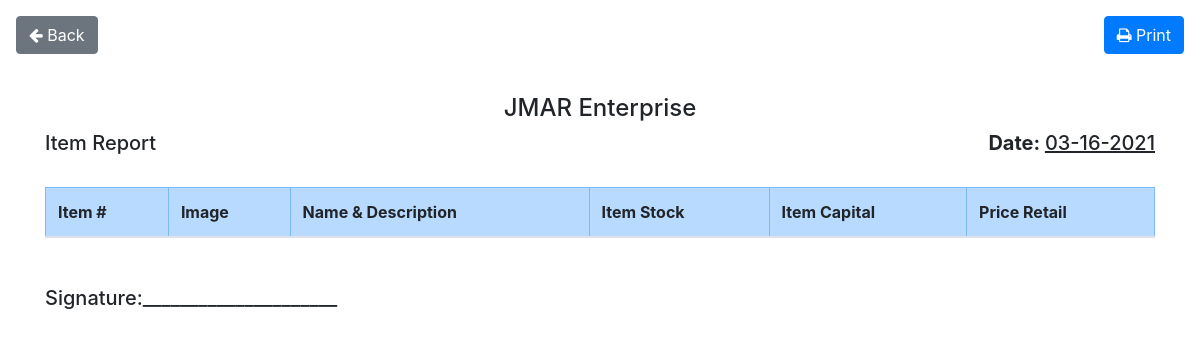
The page /includes/all-items.php (signed in) on the database as committed earlier.
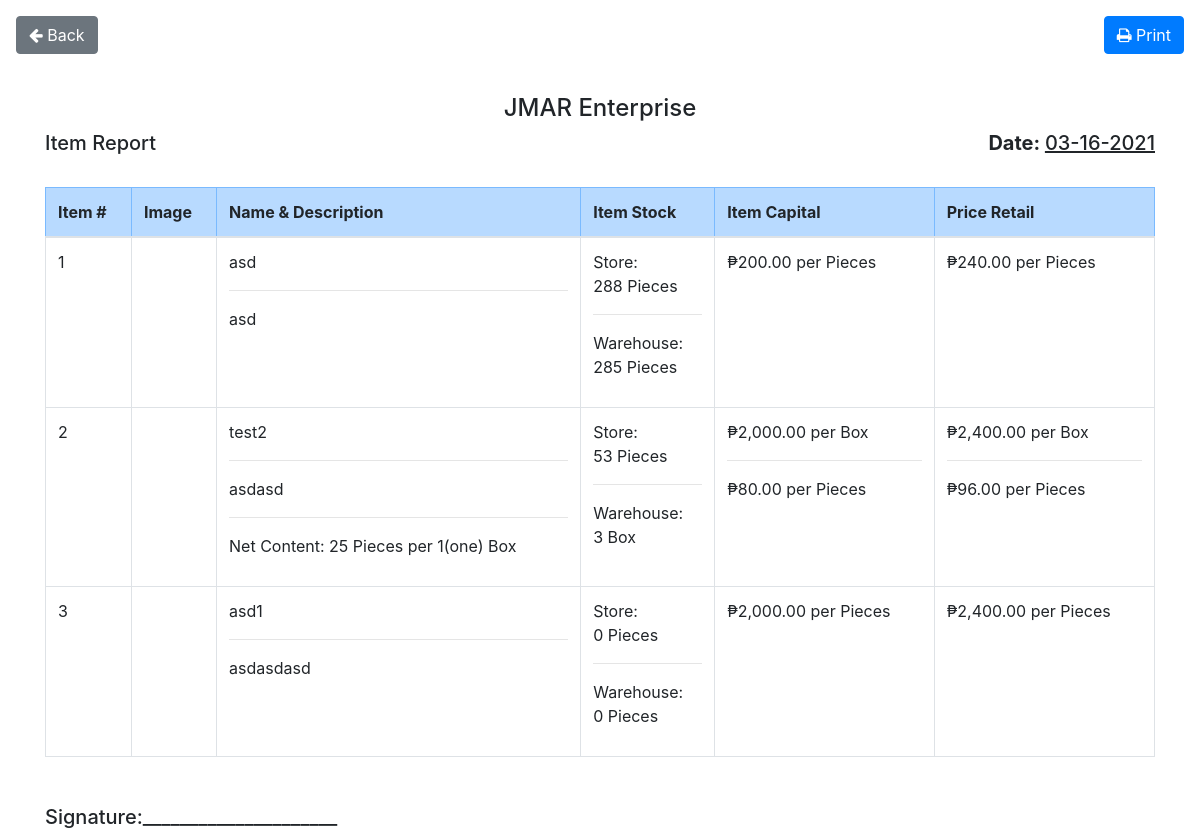
The same page on the database as committed later.
### tables this page shows
CREATE TABLE `items` (
  `item_id` int(11) NOT NULL,
  `item_img` text NOT NULL DEFAULT 'item.jpg',
  `item_name` varchar(32) NOT NULL,
  `item_brand` varchar(32) NOT NULL,
  `item_desc` text NOT NULL,
  `item_capital` varchar(32) NOT NULL,
  `item_capital_retail` varchar(32) NOT NULL,
  `item_tax` varchar(32) NOT NULL,
  `item_price` varchar(32) NOT NULL,
  `item_unit` varchar(32) NOT NULL DEFAULT 'Pieces',
  `item_unit_package` varchar(32) NOT NULL DEFAULT 'Pieces',
  `item_unit_divisor` varchar(32) DEFAULT NULL,
  `item_stock` varchar(32) NOT NULL,
  `item_stock_warehouse` varchar(32) NOT NULL DEFAULT '0',
  `item_added` varchar(32) NOT NULL,
  `category_id` varchar(32) NOT NULL,
  `supplier_id` varchar(32) NOT NULL
);

### includes/all-items.php (the view, shortened to what this page needs)
<?php
    include "../controller/core.php";
    $date = new DateTime("now", new DateTimeZone('Asia/Singapore') );
    $date_now = $date->format("m-d-Y");
    $sql = "SELECT * FROM items INNER JOIN category ON items.category_id = category.category_id ";
    $result = mysqli_query($conn, $sql);
    if($result){
?>
<!DOCTYPE html>
<html lang="en">
<head>
    <link rel="stylesheet" href="https://stackpath.bootstrapcdn.com/bootstrap/4.5.2/css/bootstrap.min.css">
    <link rel="stylesheet" href="https://stackpath.bootstrapcdn.com/font-awesome/4.7.0/css/font-awesome.min.css">
</head>
<body id="page-top" class="main-content">
<div class="d-flex m-2 p-2">
    <button onclick="window.history.back();" id="back" class="btn btn-secondary mr-auto"><i class="fa fa-arrow-left" aria-hidden="true"></i> Back</button>
    <button onClick="window.print();" id="print" class="btn btn-primary ml-auto"><i class="fa fa-print" aria-hidden="true"></i> Print</button>
</div>
<div class="container">
    <center><h4>JMAR Enterprise</h4></center>
    <div class="d-flex mb-4">
        <h5 class="mr-auto">Item Report</h5>
        <h5 class="ml-auto"><b>Date:&nbsp;</b><u><?php echo $date_now; ?></u></h5>
    </div>
    <table class="table table-bordered">
        <thead>
            <tr class="table-primary">
                <th>Item #</th>
                <th>Image</th>
                <th>Name & Description</th>
                <th>Item Stock</th>
                <th>Item Capital</th>
                <th>Price Retail</th>
            </tr>
        </thead>
        <tbody>
<?php
        while($data = $result -> fetch_assoc()){
?>
        <tr>
            <td><?php echo $data["item_id"]; ?></td>
            <td><img src="../img/item/<?php echo $data["item_img"] ?>" alt="" width="100" ></td>
            <td>
                <?php
                    echo "<p>" . $data["item_name"] . "</p><hr><p>" . $data["item_desc"] . "</p>";
                    if($data["item_unit"] != "Pieces"){
                        echo "<hr>";
                        echo "<p>Net Content: " . $data["item_unit_divisor"] . " " . $data["item_unit_package"] . " per 1(one) " . $data["item_unit"] . "</p>";
                    }
                ?>
            </td>
            <td>
                Store:<p><?php echo $data["item_stock"] . " " . $data["item_unit_package"];?></p>
                <hr>
                Warehouse: <p><?php echo intval($data["item_stock_warehouse"] / $data["item_unit_divisor"]) . " " . $data["item_unit"];?></p>
            </td>
            <td>
                <?php
                    echo "<p>₱" . number_format($data["item_capital"], 2) . " per " . $data["item_unit"] . "</p>";
                    if($data["item_unit"] != "Pieces"){
                        echo "<hr>";
                        echo "<p>₱" . number_format($data["item_capital_retail"], 2) . " per " . $data["item_unit_package"] . "</p>";
                    }
                ?>
            </td>
            <td>
                <?php
                    echo "<p>₱" . number_format(floatval($data["item_price"] * $data["item_unit_divisor"]), 2) . " per " . $data["item_unit"] . "</p>";
                    if($data["item_unit"] != "Pieces"){
                        echo "<hr>";
                        echo "<p>₱" . number_format($data["item_price"], 2) . " per " . $data["item_unit_package"] . "</p>";
                    }
                ?>
            </td>
        </tr>
<?php
        }
    }
?>
    </tbody>
    </table>
    <div class="d-flex mt-5">
        <h5 class="mr-auto">Signature:_____________________</h5>
    </div>
    </div>
</body>
</html>

Rows that differ between the two databases and show on the page:
added items: item_id "1", item_name "asd", item_desc "asd", item_stock "288", item_unit_package "Pieces", $data['item_stock_warehouse']/$data['item_unit_divisor'] "285", item_unit "Pieces", item_capital "200.00", $data['item_price']*$data['item_unit_divisor'] "240.00"
added items: item_id "2", item_name "test2", item_desc "asdasd", item_unit_divisor "25", item_unit_package "Pieces", item_unit "Box", item_stock "53", $data["item_stock_warehouse"] / $data["item_unit_divisor"] "3", item_capital "2,000.00", item_capital_retail "80.00", $data["item_price"] * $data["item_unit_divisor"] "2,400.00", item_price "96.00"
added items: item_id "3", item_name "asd1", item_desc "asdasdasd", item_stock "0", item_unit_package "Pieces", $data['item_stock_warehouse']/$data['item_unit_divisor'] "0", item_unit "Pieces", item_capital "2,000.00", $data["item_price"] * $data["item_unit_divisor"] "2,400.00"
